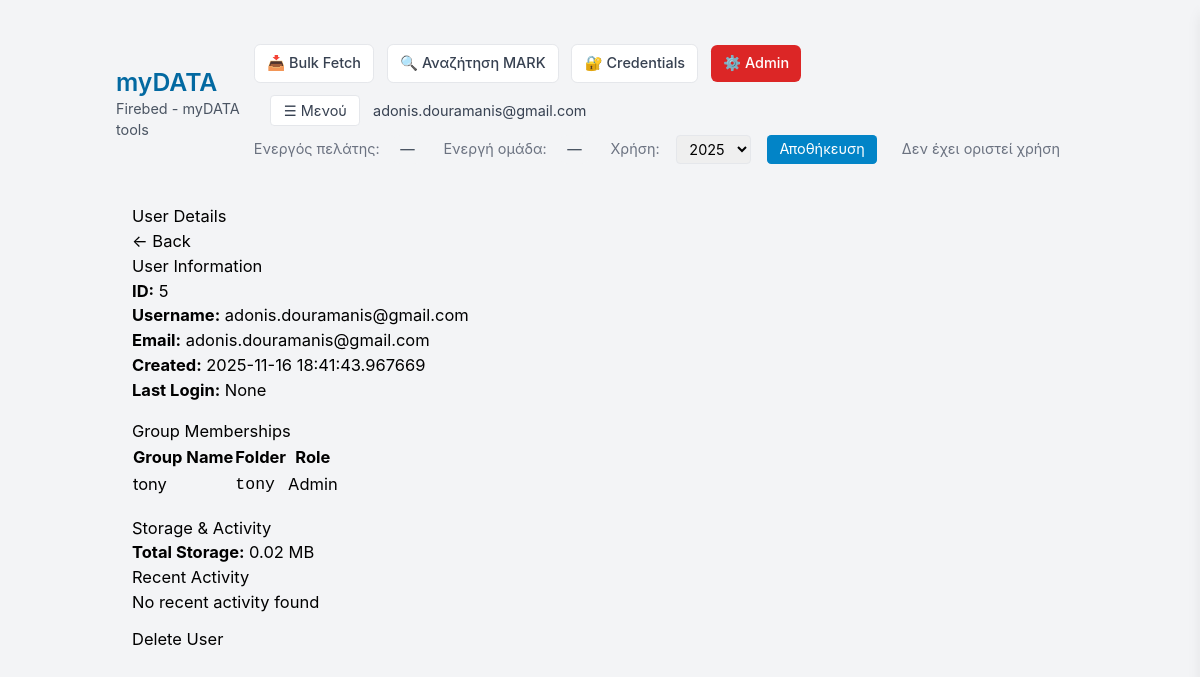
Screenshot of /admin/users/5 (signed in) with the database file from the repository.
### models.py (models this page shows, shortened)
class User(UserMixin, db.Model):
    __tablename__ = 'user'
    id = db.Column(db.Integer, primary_key=True)
    username = db.Column(db.String(150), unique=True, nullable=False)
    password_hash = db.Column(db.String(256), nullable=False)
    email = db.Column(db.String(150), unique=False, nullable=True)
    firebase_uid = db.Column(db.String(128), unique=False, nullable=True)
    created_at = db.Column(db.DateTime(), nullable=False, default=datetime.datetime.utcnow)
    last_login = db.Column(db.DateTime(), nullable=True)
    active = db.Column(db.Boolean, default=True, nullable=False)
    is_admin = db.Column(db.Boolean, default=False, nullable=False)
    email_verified = db.Column(db.Boolean, default=False, nullable=False)
    email_verified_at = db.Column(db.DateTime(), nullable=True)
    user_groups = db.relationship('UserGroup', back_populates='user', cascade='all, delete-orphan')
    @property
    def pw_hash(self) -> str:
        return self.password_hash
    @property
    def groups(self):
        return [ug.group for ug in self.user_groups]
    def role_for_group(self, group):
        for ug in self.user_groups:
            if ug.group_id == group.id:
                return ug.role
        return None

class Group(db.Model):
    __tablename__ = 'group'
    id = db.Column(db.Integer, primary_key=True)
    name = db.Column(db.String(150), unique=True, nullable=False)
    data_folder = db.Column(db.String(255), nullable=False, default='')
    user_groups = db.relationship('UserGroup', back_populates='group', cascade='all, delete-orphan')

### app.py (the view)
@app.route("/admin/users/<int:user_id>")
@login_required
@_require_admin
def admin_user_detail(user_id):
    user_detail = admin_panel.admin_get_user_details(user_id)
    if not user_detail:
        flash('User not found', 'danger')
        return redirect(url_for('admin_users'))
    accept_json = request.is_json or request.headers.get('Accept') == 'application/json' or 'application/json' in request.headers.get('Accept', '')
    if accept_json:
        return jsonify(user_detail)
    return render_template('admin/user_detail.html', user=user_detail)

### admin_panel.py (called while the page is built, shortened)
def is_admin(user: Optional[User]) -> bool:
    if not user:
        return False
    if hasattr(user, 'is_admin') and user.is_admin:
        return True

def _get_folder_size(folder_path: str) -> int:
    total = 0
    try:
        for entry in os.scandir(folder_path):
            if entry.is_file(follow_symlinks=False):
                total += entry.stat().st_size
            elif entry.is_dir(follow_symlinks=False):
                total += _get_folder_size(entry.path)
    except Exception as e:
        logger.error(f"Error calculating folder size: {e}")
    return total

### app.py (called while the page is built)
def get_group_base_dir():
    try:
        from auth import get_active_group
        grp = get_active_group()
    except Exception:
        grp = None
    if grp and getattr(grp, 'data_folder', None):
        base = os.path.join(BASE_DIR, 'data', grp.data_folder)
        if not os.path.exists(base):
            try:
                import firebase_config
                firebase_config.ensure_group_data_local(grp.data_folder)
            except Exception as e:
                current_app.logger.debug(f"Lazy-pull failed for group {grp.data_folder}: {e}")
    else:
        base = DATA_DIR
    try:
        os.makedirs(base, exist_ok=True)
    except Exception:
        pass
    return base

def group_path(*parts: str) -> str:
    try:
        base = get_group_base_dir()
    except Exception:
        base = DATA_DIR
    if not parts:
        return base
    return os.path.join(base, *parts)

def settings_file_path() -> str:
    return group_path('credentials_settings.json')

@app.before_request
def log_request_path():
    log.info("Incoming request: method=%s path=%s remote=%s ref=%s", request.method, request.path, request.remote_addr, request.referrer)

def load_settings():
    try:
        p = settings_file_path()
        if os.path.exists(p):
            with open(p, 'r', encoding='utf-8') as f:
                return json.load(f)
    except Exception:
        log.exception('load_settings failed')
    return {}

def get_active_credential_from_session() -> Optional[Dict]:
    name = session.get("active_credential")
    return get_cred_by_name(name) if name else None

    def formatTime(self, record, datefmt=None):
        dt = datetime.datetime.fromtimestamp(record.created, self.tz)
        if datefmt:
            return dt.strftime(datefmt)
        return dt.isoformat(timespec="seconds")

### firebase_config.py (called while the page is built)
def is_firebase_enabled() -> bool:
    return _firebase_initialized

### templates/admin/user_detail.html
{% extends "base.html" %}
{% block content %}
<div class="container mt-4">
    <h1>User Details</h1>
    <p><a href="/admin/users" class="btn btn-secondary">← Back</a></p>
    <div class="card">
        <div class="card-body">
            <h5 class="card-title">User Information</h5>
            <p><strong>ID:</strong> {{ user.id }}</p>
            <p><strong>Username:</strong> {{ user.username }}</p>
            <p><strong>Email:</strong> {{ user.email or 'N/A' }}</p>
            <p><strong>Created:</strong> {{ user.created_at }}</p>
            <p><strong>Last Login:</strong> {{ user.last_login or 'Never' }}</p>
        </div>
    </div>
    <div class="card mt-4">
        <div class="card-body">
            <h5 class="card-title">Group Memberships</h5>
            {% if user.groups %}
            <table class="table table-sm">
                <thead>
                    <tr>
                        <th>Group Name</th>
                        <th>Folder</th>
                        <th>Role</th>
                    </tr>
                </thead>
                <tbody>
                    {% for group in user.groups %}
                    <tr>
                        <td>{{ group.name }}</td>
                        <td><code>{{ group.data_folder }}</code></td>
                        <td>
                            {% if group.role == 'admin' %}
                                <span class="badge badge-danger">Admin</span>
                            {% else %}
                                <span class="badge badge-info">Member</span>
                            {% endif %}
                        </td>
                    </tr>
                    {% endfor %}
                </tbody>
            </table>
            {% else %}
            <p class="text-muted">No groups assigned</p>
            {% endif %}
        </div>
    </div>
    <div class="mt-4">
        <div class="card">
            <div class="card-body">
                <h5 class="card-title">Storage & Activity</h5>
                <p><strong>Total Storage:</strong> {{ user.total_size_mb }} MB</p>
                <h6>Recent Activity</h6>
                {% if user.recent_activity %}
                    <ul>
                    {% for act in user.recent_activity %}
                        <li><small>{{ act.timestamp }} - {{ act.group }} - {{ act.action }} - {{ act.details }}</small></li>
                    {% endfor %}
                    </ul>
                {% else %}
                    <p class="text-muted">No recent activity found</p>
                {% endif %}
            </div>
        </div>
        <div class="mt-3">
            <form method="POST" action="/admin/users/{{ user.id }}/delete">
                <button class="btn btn-danger" onclick="return confirm('Delete this user? This cannot be undone.')">Delete User</button>
            </form>
        </div>
    </div>
</div>
{% endblock %}

### templates/base.html (shortened to what this page needs)
<!doctype html>
<html lang="el">
<head>
  <script src="https://cdn.tailwindcss.com"></script>
  <link rel="stylesheet" href="https://cdn.datatables.net/1.13.4/css/jquery.dataTables.min.css">
  <link rel="stylesheet" href="{{ url_for('static', filename='dialogs.css') }}">
</head>
<body>
  <div class="container">
    <header class="mb-6">
      <div class="layout-header flex items-center justify-between">
        <div class="layout-header__brand">
          <a href="{{ url_for('home') }}" class="inline-block">
            <h1 class="text-2xl font-semibold text-sky-700">myDATA</h1>
            <p class="text-sm text-gray-600">Firebed - myDATA tools</p>
          </a>
        </div>
        <div class="layout-header__right flex flex-col items-end gap-2">
          <div class="layout-header__top-row flex items-center gap-4">
            <nav class="layout-header__nav flex gap-3 items-center">
              <a href="{{ url_for('fetch') }}" class="px-3 py-2 rounded-md text-sm font-medium {% if active_page=='fetch' %}bg-sky-600 text-white{% else %}bg-white border hover:bg-gray-100 text-gray-700{% endif %}">📥 Bulk Fetch</a>
              <a href="{{ url_for('search') }}" class="px-3 py-2 rounded-md text-sm font-medium {% if active_page=='search' %}bg-sky-600 text-white{% else %}bg-white border hover:bg-gray-100 text-gray-700{% endif %}">🔍 Αναζήτηση MARK</a>
              <a href="{{ url_for('credentials') }}" class="px-3 py-2 rounded-md text-sm font-medium {% if active_page=='credentials' %}bg-sky-600 text-white{% else %}bg-white border hover:bg-gray-100 text-gray-700{% endif %}">🔐 Credentials</a>
              {% if current_user.is_authenticated and (current_user.is_admin or current_user.id == ADMIN_USER_ID) %}
                <a href="{{ url_for('admin_dashboard') }}" class="px-3 py-2 rounded-md text-sm font-medium bg-red-600 text-white hover:bg-red-700">⚙️ Admin</a>
              {% endif %}
            </nav>
            <div class="ml-4">
              <button id="sideMenuToggle" class="px-3 py-1 rounded text-sm bg-white border hover:bg-gray-100 text-gray-700">☰ Μενού</button>
              {% if current_user.is_authenticated %}
                <span class="text-sm text-gray-700 ml-2">{{ display_username or current_user.username }}</span>
              {% endif %}
            </div>
          </div>
          <div class="layout-header__year-row flex items-center gap-4 w-max">
            <div class="layout-header__active-customer flex items-center gap-2">
              <span class="text-sm text-gray-500">Ενεργός πελάτης:</span>
              {% if active_credential %}
                {% if active_credential_vat %}
                  <span class="px-3 py-1 rounded-full text-sm font-medium bg-sky-600 text-white">{{ active_credential }} ({{ active_credential_vat }})</span>
                {% else %}
                  <span class="px-3 py-1 rounded-full text-sm font-medium bg-sky-600 text-white">{{ active_credential }}</span>
                {% endif %}
              {% else %}
                <span class="px-3 py-1 rounded-full text-sm font-medium bg-gray-100 text-gray-600">—</span>
              {% endif %}
            </div>
            <div class="layout-header__active-group flex items-center gap-2">
              <span class="text-sm text-gray-500">Ενεργή ομάδα:</span>
              {% if active_group %}
                <span class="px-3 py-1 rounded-full text-sm font-medium bg-emerald-600 text-white">{{ active_group }}</span>
              {% else %}
                <span class="px-3 py-1 rounded-full text-sm font-medium bg-gray-100 text-gray-600">—</span>
              {% endif %}
            </div>
            <label for="fiscalYearSelect" class="text-sm text-gray-500">Χρήση:</label>
            <select id="fiscalYearSelect" class="px-2 py-1 rounded border text-sm"></select>
            <button id="fiscalYearSaveBtn" class="px-3 py-1 rounded bg-sky-600 text-white text-sm">Αποθήκευση</button>
            <span id="fiscalYearMsg" class="text-sm text-gray-500 ml-2"></span>
          </div>
        </div>
      </div>
    </header>
    {% block content %}{% endblock %}
  </div>
  </body>
</html>

### templates/base.html (style rules this page uses)
:root { --device-font-scale: 1; }
html { font-size: calc(16px * var(--device-font-scale, 1)); }
body { font-family: Inter, system-ui, -apple-system, "Segoe UI", Roboto, "Helvetica Neue", Arial; background: #f3f4f6; }
.container { max-width: 1100px; margin: 28px auto; padding: 16px; }
body[data-device='tablet'] .container { max-width: 1000px; padding: 16px; }
.layout-header__nav { flex-wrap: wrap; }
body[data-device='tablet'] .layout-header__right { align-items: stretch; width: 100%; }
body[data-device='tablet'] .layout-header__nav { flex-wrap: wrap; justify-content: flex-start; }
body[data-device='tablet'] .layout-header__top-row { align-items: stretch; gap: 0.75rem; flex-wrap: wrap; }
body[data-device='tablet'] .layout-header__year-row { width: 100%; justify-content: flex-start; }

### rows the page displays
User: username "adonis.douramanis@gmail.com", email "adonis.douramanis@gmail.com"
Group: name "tony", data_folder "tony"

### other values shown
{{ user.id }} "5"
{{ user.created_at }} "2025-11-16 18:41:43.967669"
{{ user.last_login or 'Never' }} "None"
{{ user.total_size_mb }} "0.02"
